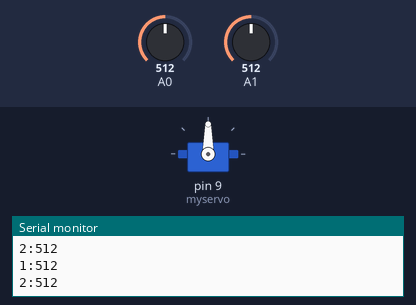
A sketch run on a simulated Arduino Uno, built with avr-gcc and run on an emulated ATmega328P. Parts: servo, the last lines printed to the serial monitor. The test bench sets the inputs (shaded band); at power-on: A0 = 512, A1 = 512.

Above: at 1.2 s.
1.3 s: A0 set to 534
At 2.55 s:
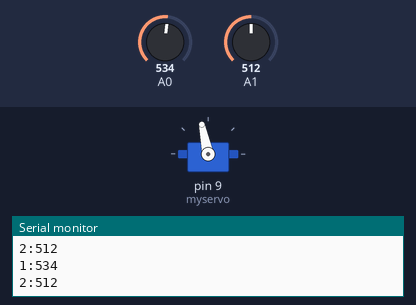
4.3 s: A0 set to 511
At 4.3 s:
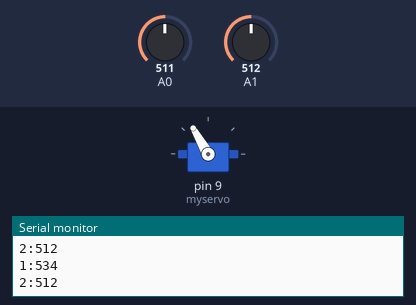
5.8 s: A1 set to 499
At 7.96 s:
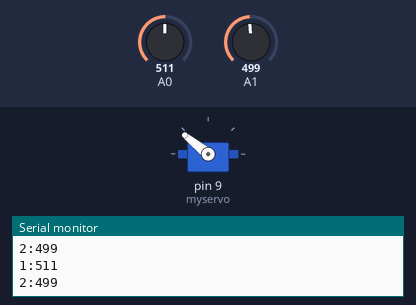
8.8 s: A1 set to 511
10.3 s: A0 set to 716
At 11.57 s:
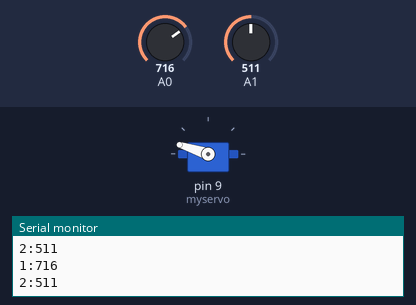
13.3 s: A0 set to 306
At 23.6 s:
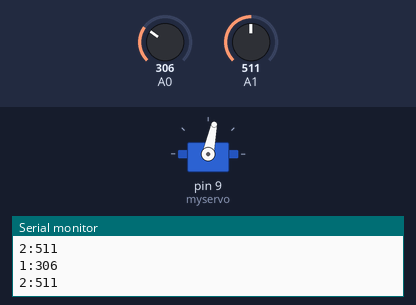
Timing chart, 0 to 25.2 s (numbered marks = the images above; inputs shaded):
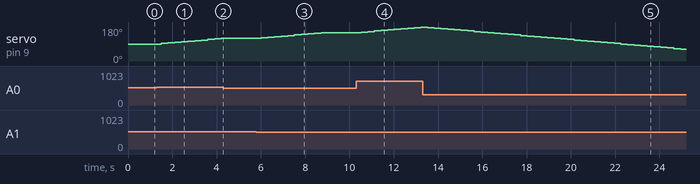

The sketch:

solarpanel.ino
```cpp
#include <Servo.h>
Servo myservo;
int pos = 0;

void setup() {

  Serial.begin(9600);
   myservo.attach(9);

}


void loop() {

  int sensor1 = analogRead(A0);
  Serial.print("1:");
  Serial.println(sensor1);
  int sensor2 = analogRead(A1);
  Serial.print("2:");
  Serial.println(sensor2);
  pos= myservo.read();
  if (sensor1>200 || sensor2>200)
  {
    if (abs(sensor1-sensor2)<=3)
  {
    goto next;
  }
    if (sensor1 > sensor2)
    {
      myservo.write(pos+3);
    }
    if (sensor1 < sensor2)
    {
      myservo.write(pos-3);
    }
  }
  next:
  delay(300);


}
```

Measured:
- the behaviour switches between 515 and 516 on A0 (found by bisection; images 0 and 1)
- the behaviour switches between 508 and 507 on A1 (found by bisection; images 2 and 3)
- after the input at 1.3 s, servo on pin 9 (myservo): moves from 90° to 120° over 2.7 s, starting after 0.20 s
- after the input at 4.3 s, servo on pin 9 (myservo): stays 120° (without the input it goes to 123° after 0.21 s)
- after the input at 5.8 s, servo on pin 9 (myservo): moves from 120° to 150° over 2.7 s, starting after 0.21 s
- after the input at 8.8 s, servo on pin 9 (myservo): stays 150° (without the input it goes to 153° after 0.22 s)
- after the input at 10.3 s, servo on pin 9 (myservo): moves from 150° to 180° over 2.7 s, starting after 0.22 s
- after the input at 13.3 s, servo on pin 9 (myservo): moves from 180° to 63° over 11.4 s, starting after 0.23 s
